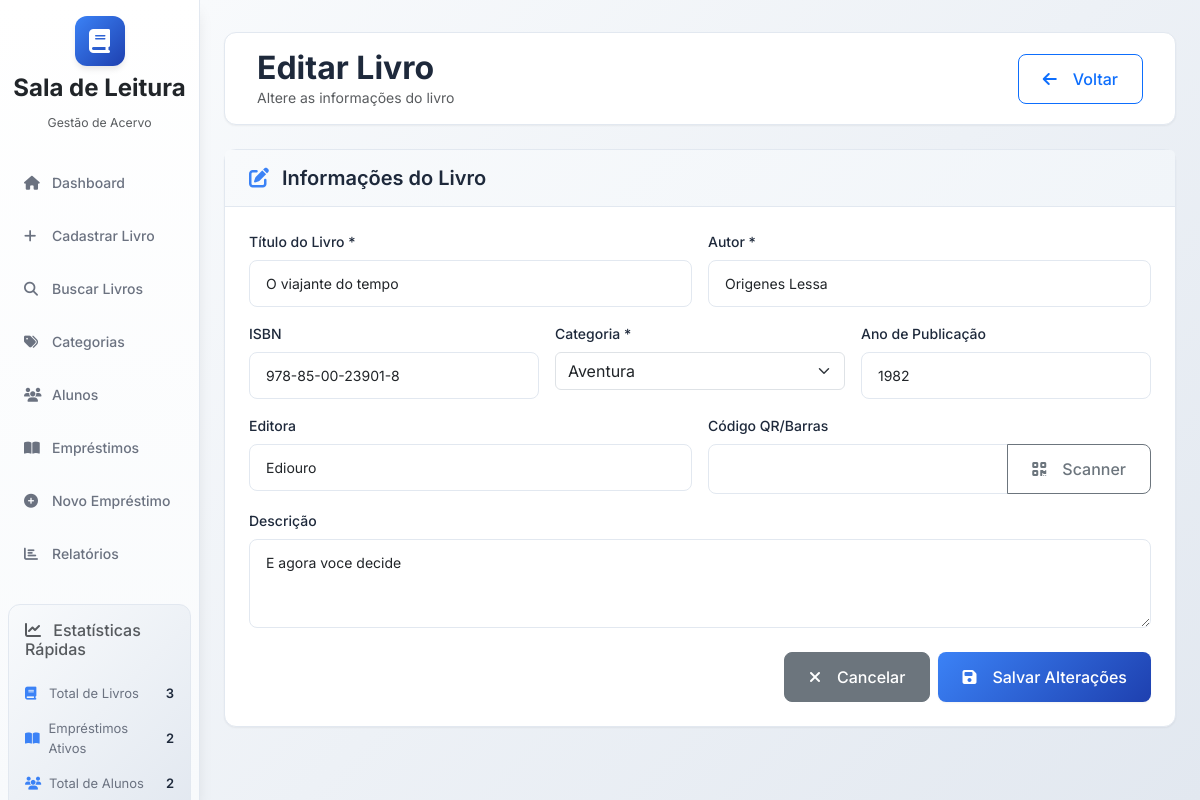
Page /books/42a7a3a7-5a99-4d24-9753-cc2dd8170157/edit on the committed database.
### database/models.py (models this page shows, shortened)
class Book(db.Model):
    __tablename__ = 'books'
    id = db.Column(db.String(36), primary_key=True, default=generate_uuid)
    title = db.Column(db.String(200), nullable=False)
    author = db.Column(db.String(200), nullable=False)
    isbn = db.Column(db.String(20), unique=True)
    total_copies = db.Column(db.Integer, nullable=False)
    category = db.Column(db.String(36), db.ForeignKey('categories.id'))
    publisher = db.Column(db.String(200))
    publication_year = db.Column(db.Integer)
    description = db.Column(db.Text)
    cover_image = db.Column(db.String(500))
    qr_code = db.Column(db.String(100), unique=True)
    created_date = db.Column(db.DateTime, default=datetime.utcnow)
    updated_date = db.Column(db.DateTime, default=datetime.utcnow, onupdate=datetime.utcnow)
    copies = db.relationship('BookCopy', backref='book', lazy=True, cascade='all, delete-orphan')
    loans = db.relationship('Loan', backref='book', lazy=True)

class Category(db.Model):
    __tablename__ = 'categories'
    id = db.Column(db.String(36), primary_key=True, default=generate_uuid)
    name = db.Column(db.String(100), nullable=False, unique=True)
    description = db.Column(db.Text)
    color = db.Column(db.String(7), default='#3b82f6')
    active = db.Column(db.Boolean, default=True)
    created_date = db.Column(db.DateTime, default=datetime.utcnow)
    updated_date = db.Column(db.DateTime, default=datetime.utcnow, onupdate=datetime.utcnow)
    books = db.relationship('Book', backref='category_obj', lazy=True)

### app.py (the view, shortened to what this page needs)
    @app.route('/books/<book_id>/edit', methods=['GET', 'POST'])
    def edit_book(book_id):
        book = Book.query.get_or_404(book_id)
        categories = Category.query.filter_by(active=True).order_by(Category.name).all()
        return render_template('books/edit_book.html', book=book, categories=categories)

### templates/books/edit_book.html (shortened to what this page needs)
{% extends "base.html" %}
{% block content %}
<div class="main-header d-flex justify-content-between align-items-center py-3 mb-4">
    <div>
        <h1 class="h2 mb-0">Editar Livro</h1>
        <p class="text-muted mb-0">Altere as informações do livro</p>
    </div>
    <a href__="{{ url_for('book_details', book_id=book.id) }}" class="btn btn-outline-primary">
        <i class="fas fa-arrow-left me-2"></i>
        Voltar
    </a>
</div>
<div class="card fade-in">
    <div class="card-header">
        <h5 class="mb-0">
            <i class="fas fa-edit text-primary me-2"></i>
            Informações do Livro
        </h5>
    </div>
    <div class="card-body">
        <form method="POST" id="editBookForm">
            <div class="row g-3">
                <div class="col-md-6">
                    <label for="title" class="form-label">Título do Livro *</label>
                    <input type="text" class="form-control" name="title"
                           value="{{ book.title }}" required>
                </div>
                <div class="col-md-6">
                    <label for="author" class="form-label">Autor *</label>
                    <input type="text" class="form-control" name="author"
                           value="{{ book.author }}" required>
                </div>
                <div class="col-md-4">
                    <label for="isbn" class="form-label">ISBN</label>
                    <input type="text" class="form-control" name="isbn"
                           value="{{ book.isbn or '' }}">
                </div>
                <div class="col-md-4">
                    <label for="category" class="form-label">Categoria *</label>
                    <select class="form-select" name="category" required>
                        {% for cat in categories %}
                            <option value="{{ cat.id }}"
                                    {% if cat.id == book.category %}selected{% endif %}>
                                {{ cat.name }}
                            </option>
                        {% endfor %}
                    </select>
                </div>
                <div class="col-md-4">
                    <label for="publication_year" class="form-label">Ano de Publicação</label>
                    <input type="number" class="form-control" name="publication_year"
                           min="1800" max="{{ current_year }}"
                           value="{{ book.publication_year or '' }}">
                </div>
                <div class="col-md-6">
                    <label for="publisher" class="form-label">Editora</label>
                    <input type="text" class="form-control" name="publisher"
                           value="{{ book.publisher or '' }}">
                </div>
                <div class="col-md-6">
                    <label for="qr_code" class="form-label">Código QR/Barras</label>
                    <div class="input-group">
                        <input type="text" class="form-control" name="qr_code"
                               value="{{ book.qr_code or '' }}" id="qrCodeInput">
                        <button type="button" class="btn btn-outline-secondary"
                                onclick="openScanner()">
                            <i class="fas fa-qrcode me-2"></i>
                            Scanner
                        </button>
                    </div>
                </div>
                <div class="col-12">
                    <label for="description" class="form-label">Descrição</label>
                    <textarea class="form-control" name="description" rows="3"
                              placeholder="Breve descrição do livro...">{{ book.description or '' }}</textarea>
                </div>
            </div>
            <div class="mt-4 d-flex justify-content-end gap-2">
                <a href__="{{ url_for('book_details', book_id=book.id) }}"
                   class="btn btn-secondary">
                    <i class="fas fa-times me-2"></i>
                    Cancelar
                </a>
                <button type="submit" class="btn btn-primary">
                    <i class="fas fa-save me-2"></i>
                    Salvar Alterações
                </button>
            </div>
        </form>
    </div>
</div>
{% endblock %}

### static/css/style.css (style rules this page uses)
:root { --primary-color: #3b82f6; --secondary-color: #6b7280; --success-color: #10b981; --warning-color: #f59e0b; --danger-color: #ef4444; --info-color: #06b6d4; --light-color: #f8fafc; --dark-color: #1e293b; --border-color: #e2e8f0; --shadow-sm: 0 1px 2px 0 rgba(0, 0, 0, 0.05); --shadow-md: 0 4px 6px -1px rgba(0, 0, 0, 0.1); --shadow-lg: 0 10px 15px -3px rgba(0, 0, 0, 0.1); }
* { margin: 0; padding: 0; box-sizing: border-box; }
body { font-family: 'Inter', sans-serif; font-size: 14px; line-height: 1.5; color: var(--dark-color); background: linear-gradient(135deg, #f8fafc 0%, #e2e8f0 100%); min-height: 100vh; }
.main-header { background: white; border-radius: 12px; padding: 2rem; margin-bottom: 2rem; box-shadow: var(--shadow-sm); border: 1px solid var(--border-color); }
.main-header h1 { color: var(--dark-color); font-weight: 700; margin-bottom: 0.5rem; }
.card { border: 1px solid var(--border-color); border-radius: 12px; box-shadow: var(--shadow-sm); background: white; transition: all 0.2s ease; }
.card-header { background: linear-gradient(135deg, #f8fafc 0%, #f1f5f9 100%); border-bottom: 1px solid var(--border-color); padding: 1rem 1.5rem; border-radius: 12px 12px 0 0; }
.card-header h5 { font-weight: 600; color: var(--dark-color); margin: 0; }
.card-body { padding: 1.5rem; }
.form-control { border: 1px solid var(--border-color); border-radius: 8px; padding: 0.75rem 1rem; font-size: 14px; transition: all 0.2s ease; }
.form-label { font-weight: 500; color: var(--dark-color); margin-bottom: 0.5rem; }
.btn { border-radius: 8px; font-weight: 500; padding: 0.75rem 1.5rem; transition: all 0.2s ease; display: inline-flex; align-items: center; gap: 0.5rem; }
.btn-primary { background: linear-gradient(135deg, var(--primary-color) 0%, #1e40af 100%); border: none; color: white; box-shadow: var(--shadow-sm); }
.fade-in { animation: fadeIn 0.6s ease-out; }
.text-primary { color: var(--primary-color) !important; }

### rows in the picture
Book: title "O viajante do tempo", author "Origenes Lessa", isbn "978-85-00-23901-8", category "Aventura", publication_year "1982", publisher "Ediouro", description "E agora voce decide"
